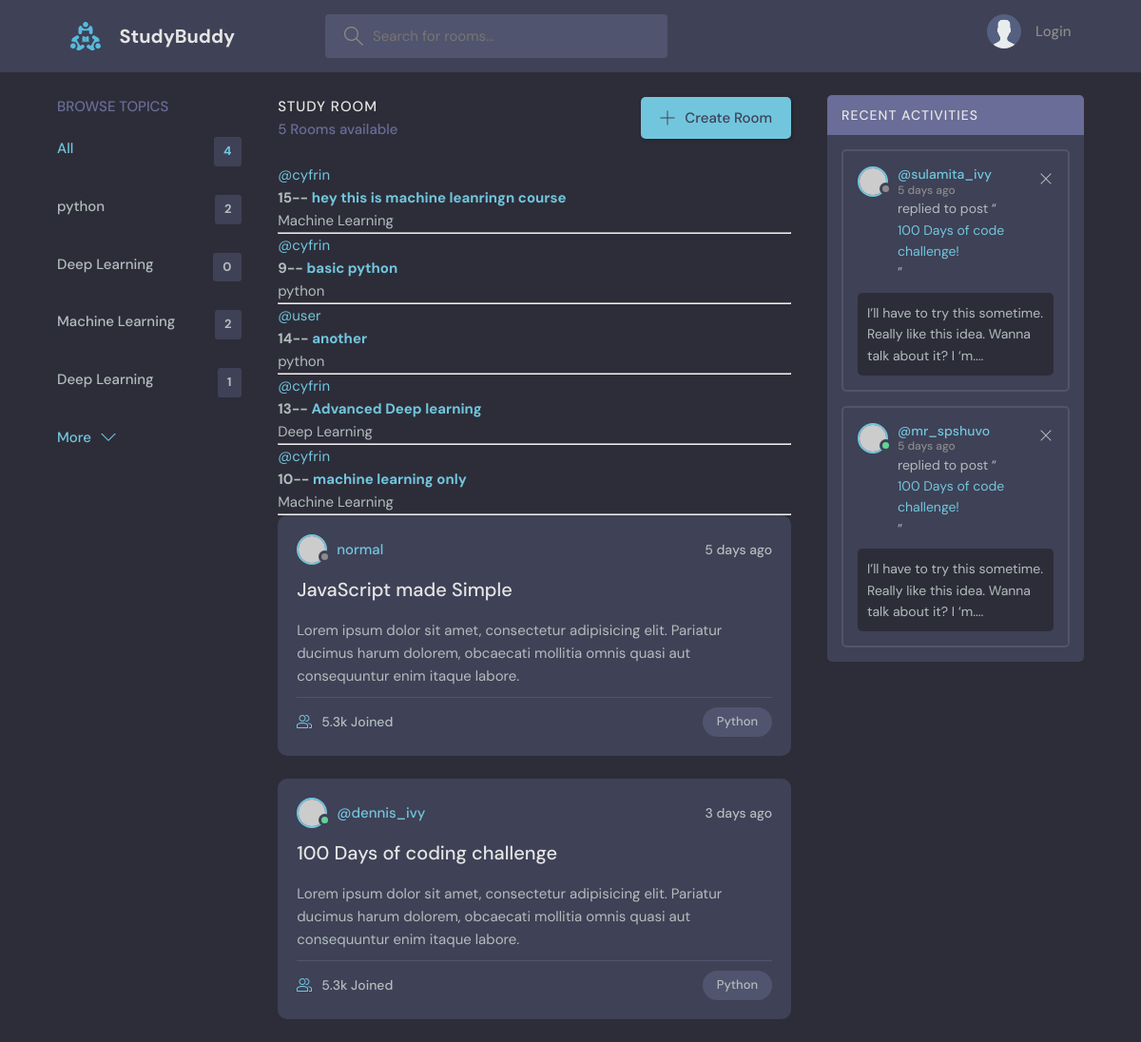
The page / on the database its author committed.
### base/models.py (models this page shows, shortened)
class Topic(models.Model):
    name=models.CharField(max_length=200)

class Room(models.Model):
    host=models.ForeignKey(User, on_delete=models.CASCADE, null=True)
    topic=models.ForeignKey(Topic, on_delete=models.SET_NULL, null=True)
    name=models.CharField(max_length=200)
    description=models.TextField(null=True, blank=True)
    participants= models.ManyToManyField(User, related_name='participants', blank=True)
    updated=models.DateTimeField(auto_now=True)
    created=models.DateTimeField(auto_now_add=True)
    class Meta:
        ordering=['-updated', '-created']

### base/views.py (the view)
# urls.py: path('', views.home, name='home'),
def home(request):
    q=request.GET.get('q') if request.GET.get('q')!=None else ''
    rooms=Room.objects.filter(Q(topic__name__icontains=q) | Q(name__icontains=q) | Q(description__icontains=q))
    room_count= rooms.count()
    topics = Topic.objects.all()
    room_messages= Message.objects.filter(Q(room__name__icontains=q))
    context= {"rooms":rooms, 'topics':topics, 'room_count':room_count, 'room_messages':room_messages}
    return render(request, 'base/home.html',context)

### base/templates/base/home.html (shortened to what this page needs)
{% extends 'main.html' %} {% block content %}
<main class="layout layout--3">
  <div class="container">
    {% include 'base/topic_component.html' %}
    <div class="roomList">
      <div class="roomList__header">
        <div>
          <h2>Study Room</h2>
          <p>{{rooms.count}} Rooms available</p>
        </div>
        <a class="btn btn--main" href="{%url 'create-room' %}">
          <svg
            version="1.1"
            xmlns="http://www.w3.org/2000/svg"
            width="32"
            height="32"
            viewBox="0 0 32 32"
          >
            <title>add</title>
            <path
              d="M16.943 0.943h-1.885v14.115h-14.115v1.885h14.115v14.115h1.885v-14.115h14.115v-1.885h-14.115v-14.115z"
            ></path>
          </svg>
          Create Room
        </a>
      </div>
      {%include 'base/feed_component.html'%}
      <div class="roomListRoom">
        <div class="roomListRoom__header">
          <a href="{% url 'user-profile' room.host.id %}" class="roomListRoom__author">
            <div class="avatar avatar--small">
              <img src="https://randomuser.me/api/portraits/women/11.jpg" />
            </div>
            <span>normal</span>
          </a>
          <div class="roomListRoom__actions">
            <span>5 days ago</span>
          </div>
        </div>
        <div class="roomListRoom__content">
          <a href="room.html">JavaScript made Simple</a>
          <p>
            Lorem ipsum dolor sit amet, consectetur adipisicing elit. Pariatur
            ducimus harum dolorem, obcaecati mollitia omnis quasi aut
            consequuntur enim itaque labore.
          </p>
        </div>
        <div class="roomListRoom__meta">
          <a href="room.html" class="roomListRoom__joined">
            5.3k Joined
          </a>
          <p class="roomListRoom__topic">Python</p>
        </div>
      </div>
      <div class="roomListRoom">
        <div class="roomListRoom__header">
          <a href="profile.html" class="roomListRoom__author">
            <div class="avatar avatar--small active">
              <img src="https://randomuser.me/api/portraits/men/11.jpg" />
            </div>
            <span>@dennis_ivy</span>
          </a>
          <div class="roomListRoom__actions">
            <span>3 days ago</span>
          </div>
        </div>
        <div class="roomListRoom__content">
          <a href="room.html">100 Days of coding challenge</a>
          <p>
            Lorem ipsum dolor sit amet, consectetur adipisicing elit. Pariatur
            ducimus harum dolorem, obcaecati mollitia omnis quasi aut
            consequuntur enim itaque labore.
          </p>
        </div>
        <div class="roomListRoom__meta">
          <a class="roomListRoom__joined">
            5.3k Joined
          </a>
          <p class="roomListRoom__topic">Python</p>
        </div>
      </div>
    </div>
    <div class="activities">
      <div class="activities__header">
        <h2>Recent Activities</h2>
      </div>
      <div class="activities__box">
        <div class="activities__boxHeader roomListRoom__header">
          <a href="profile.html" class="roomListRoom__author">
            <div class="avatar avatar--small">
              <img src="https://randomuser.me/api/portraits/women/11.jpg" />
            </div>
            <p>
              @sulamita_ivy
              <span>5 days ago</span>
            </p>
          </a>
          <div class="roomListRoom__actions">
            <a href="#">
              <svg
                version="1.1"
                xmlns="http://www.w3.org/2000/svg"
                width="32"
                height="32"
                viewBox="0 0 32 32"
              >
                <title>remove</title>
                <path
                  d="M27.314 6.019l-1.333-1.333-9.98 9.981-9.981-9.981-1.333 1.333 9.981 9.981-9.981 9.98 1.333 1.333 9.981-9.98 9.98 9.98 1.333-1.333-9.98-9.98 9.98-9.981z"
                ></path>
              </svg>
            </a>
          </div>
        </div>
        <div class="activities__boxContent">
          <p>
            replied to post “<a href="room.html">100 Days of code challenge!</a
            >”
          </p>
          <div class="activities__boxRoomContent">
            I’ll have to try this sometime. Really like this idea. Wanna talk
            about it? I ‘m....
          </div>
        </div>
      </div>
      <div class="activities__box">
        <div class="activities__boxHeader roomListRoom__header">
          <a href="profile.html" class="roomListRoom__author">
            <div class="avatar avatar--small active">
              <img src="https://randomuser.me/api/portraits/men/13.jpg" />
            </div>
            <p>
              @mr_spshuvo
              <span>5 days ago</span>
            </p>
          </a>
          <div class="roomListRoom__actions">
            <a href="#">
              <svg
                version="1.1"
                xmlns="http://www.w3.org/2000/svg"
                width="32"
                height="32"
                viewBox="0 0 32 32"
              >
                <title>remove</title>
                <path
                  d="M27.314 6.019l-1.333-1.333-9.98 9.981-9.981-9.981-1.333 1.333 9.981 9.981-9.981 9.98 1.333 1.333 9.981-9.98 9.98 9.98 1.333-1.333-9.98-9.98 9.98-9.981z"
                ></path>
              </svg>
            </a>
          </div>
        </div>
        <div class="activities__boxContent">
          <p>
            replied to post “<a href="room.html">100 Days of code challenge!</a
            >”
          </p>
          <div class="activities__boxRoomContent">
            I’ll have to try this sometime. Really like this idea. Wanna talk
            about it? I ‘m....
          </div>
        </div>
      </div>
    </div>
  </div>
</main>
{% endblock content %}

### base/templates/base/topic_component.html
 <div class="topics">
          <div class="topics__header">
            <h2>Browse Topics</h2>
          </div>
          <ul class="topics__list">
            <li>
              <a href="{% url 'home'%}" class="active">All <span>{{topics.count}}</span></a>
            </li>
            {% for topic in topics%}
            <li>
              <a href="{% url 'home'%}?q={{topic.name}}">{{topic.name}}<span>{{topic.room_set.all.count}}</span></a>
            </li>
            {% endfor%}
          </ul>
          <a class="btn btn--link" href="topics.html">
            More
            <svg
              version="1.1"
              xmlns="http://www.w3.org/2000/svg"
              width="32"
              height="32"
              viewBox="0 0 32 32"
            >
              <title>chevron-down</title>
              <path d="M16 21l-13-13h-3l16 16 16-16h-3l-13 13z"></path>
            </svg>
          </a>
        </div>

### base/templates/base/feed_component.html (shortened to what this page needs)
{% for room in rooms %}
    <div>
      <a href="{% url 'user-profile' room.host.id%}">@{{room.host.username}}</a>
      <h5>
        {{room.id}}-- <a href="{% url 'view' room.id %}">{{room.name}}</a>
      </h5>
      <small>{{room.topic.name}}</small>
      <hr />
    </div>
    {% endfor %}

### rows shown on the page
Topic: name "python", room_set.all.count "2"
Topic: name "Deep Learning", room_set.all.count "0"
Topic: name "Machine Learning", room_set.all.count "2"
Topic: name "Deep Learning", room_set.all.count "1"
Room: host.username "cyfrin", id "15", name "hey this is machine leanringn course", topic.name "Machine Learning"
Room: host.username "cyfrin", id "9", name "basic python", topic.name "python"
Room: host.username "user", id "14", name "another", topic.name "python"
Room: host.username "cyfrin", id "13", name "Advanced Deep learning", topic.name "Deep Learning"
Room: host.username "cyfrin", id "10", name "machine learning only", topic.name "Machine Learning"

### other values the page prints
{{ topics.count }} "4"
{{ rooms.count }} "5"
